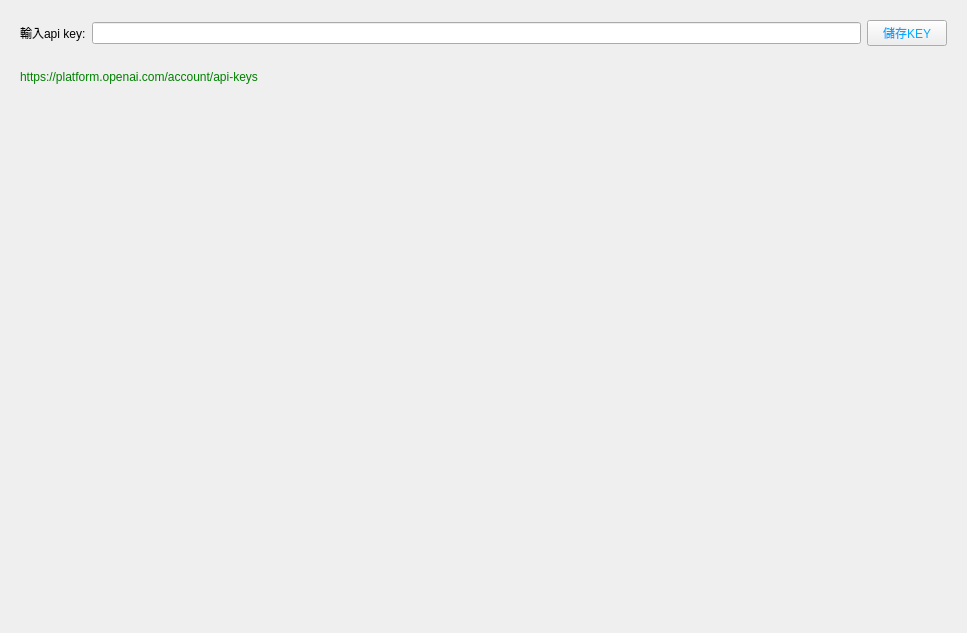
<?xml version="1.0" encoding="UTF-8"?>
<ui version="4.0">
 <class>LayerSetting</class>
 <widget class="QWidget" name="LayerSetting">
  <property name="geometry">
   <rect>
    <x>0</x>
    <y>0</y>
    <width>967</width>
    <height>633</height>
   </rect>
  </property>
  <property name="windowTitle">
   <string>Form</string>
  </property>
  <layout class="QGridLayout" name="gridLayout">
   <item row="0" column="0">
    <widget class="QWidget" name="widget" native="true">
     <layout class="QHBoxLayout" name="horizontalLayout">
      <item>
       <widget class="QLabel" name="label">
        <property name="text">
         <string>輸入api key:</string>
        </property>
       </widget>
      </item>
      <item>
       <widget class="QLineEdit" name="txKey"/>
      </item>
      <item>
       <widget class="QPushButton" name="btnSaveKey">
        <property name="styleSheet">
         <string notr="true">color: rgb(0, 170, 255);</string>
        </property>
        <property name="text">
         <string>儲存KEY</string>
        </property>
       </widget>
      </item>
     </layout>
    </widget>
   </item>
   <item row="1" column="0">
    <widget class="QWidget" name="widget_2" native="true">
     <layout class="QGridLayout" name="gridLayout_2">
      <item row="0" column="0">
       <widget class="QLabel" name="lb0">
        <property name="text">
         <string>&lt;html&gt;&lt;head/&gt;&lt;body&gt;&lt;p&gt;&lt;span style=&quot; color:#008000;&quot;&gt;https://platform.openai.com/account/api-keys&lt;/span&gt;&lt;/p&gt;&lt;/body&gt;&lt;/html&gt;</string>
        </property>
       </widget>
      </item>
     </layout>
    </widget>
   </item>
   <item row="2" column="0">
    <spacer name="verticalSpacer">
     <property name="orientation">
      <enum>Qt::Vertical</enum>
     </property>
     <property name="sizeHint" stdset="0">
      <size>
       <width>20</width>
       <height>40</height>
      </size>
     </property>
    </spacer>
   </item>
  </layout>
 </widget>
 <resources/>
 <connections/>
</ui>
